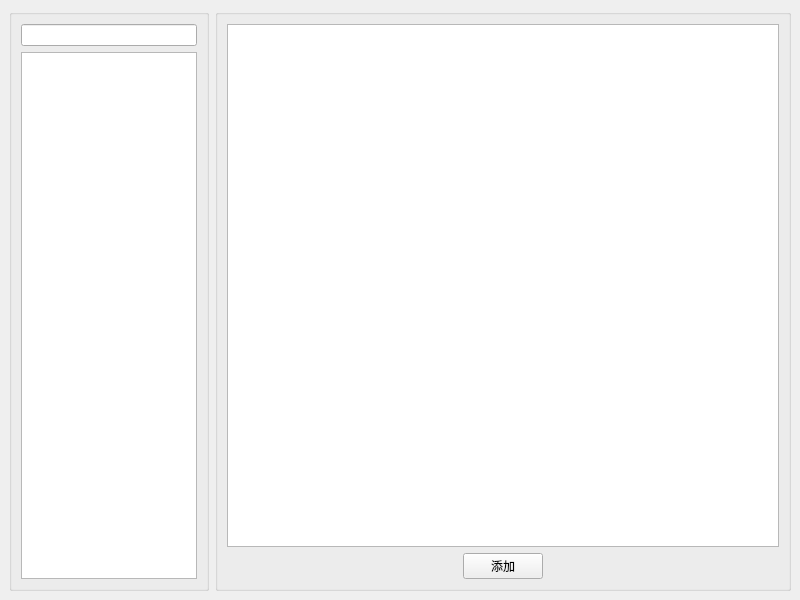
<?xml version="1.0" encoding="UTF-8"?>
<ui version="4.0">
 <class>ManageDevice</class>
 <widget class="QMainWindow" name="ManageDevice">
  <property name="geometry">
   <rect>
    <x>0</x>
    <y>0</y>
    <width>800</width>
    <height>600</height>
   </rect>
  </property>
  <property name="windowTitle">
   <string>仪器维护</string>
  </property>
  <property name="windowIcon">
   <iconset resource="../Icon.qrc">
    <normaloff>:/images/clipboard.png</normaloff>:/images/clipboard.png</iconset>
  </property>
  <widget class="QWidget" name="centralwidget">
   <layout class="QHBoxLayout" name="horizontalLayout">
    <item>
     <widget class="QGroupBox" name="groupBox_3">
      <property name="maximumSize">
       <size>
        <width>200</width>
        <height>16777215</height>
       </size>
      </property>
      <property name="title">
       <string/>
      </property>
      <layout class="QVBoxLayout" name="verticalLayout_2">
       <item>
        <widget class="QLineEdit" name="inputKeyword"/>
       </item>
       <item>
        <widget class="QTreeWidget" name="treeWidget">
         <property name="maximumSize">
          <size>
           <width>16777215</width>
           <height>16777215</height>
          </size>
         </property>
         <attribute name="headerVisible">
          <bool>false</bool>
         </attribute>
         <column>
          <property name="text">
           <string notr="true">1</string>
          </property>
         </column>
        </widget>
       </item>
      </layout>
     </widget>
    </item>
    <item>
     <widget class="QGroupBox" name="groupBox">
      <property name="title">
       <string/>
      </property>
      <layout class="QVBoxLayout" name="verticalLayout">
       <item>
        <widget class="QTableWidget" name="table"/>
       </item>
       <item>
        <layout class="QHBoxLayout" name="horizontalLayout_2">
         <item>
          <spacer name="horizontalSpacer">
           <property name="orientation">
            <enum>Qt::Horizontal</enum>
           </property>
           <property name="sizeHint" stdset="0">
            <size>
             <width>40</width>
             <height>20</height>
            </size>
           </property>
          </spacer>
         </item>
         <item>
          <widget class="QPushButton" name="btnAdd">
           <property name="text">
            <string>添加</string>
           </property>
          </widget>
         </item>
         <item>
          <spacer name="horizontalSpacer_2">
           <property name="orientation">
            <enum>Qt::Horizontal</enum>
           </property>
           <property name="sizeHint" stdset="0">
            <size>
             <width>40</width>
             <height>20</height>
            </size>
           </property>
          </spacer>
         </item>
        </layout>
       </item>
      </layout>
     </widget>
    </item>
   </layout>
  </widget>
 </widget>
 <resources>
  <include location="../Icon.qrc"/>
 </resources>
 <connections/>
</ui>
